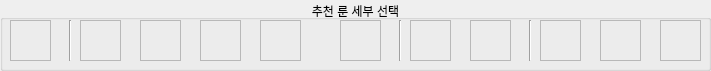
   <widget class="QGroupBox" name="groupBox_8">
    <property name="geometry">
     <rect>
      <x>10</x>
      <y>510</y>
      <width>711</width>
      <height>71</height>
     </rect>
    </property>
    <property name="title">
     <string>추천 룬 세부 선택</string>
    </property>
    <property name="alignment">
     <set>Qt::AlignCenter</set>
    </property>
    <widget class="QLabel" name="det_lune_1">
     <property name="geometry">
      <rect>
       <x>10</x>
       <y>20</y>
       <width>41</width>
       <height>41</height>
      </rect>
     </property>
     <property name="frameShape">
      <enum>QFrame::StyledPanel</enum>
     </property>
     <property name="text">
      <string/>
     </property>
    </widget>
    <widget class="QLabel" name="det_lune_2">
     <property name="geometry">
      <rect>
       <x>80</x>
       <y>20</y>
       <width>41</width>
       <height>41</height>
      </rect>
     </property>
     <property name="frameShape">
      <enum>QFrame::StyledPanel</enum>
     </property>
     <property name="text">
      <string/>
     </property>
    </widget>
    <widget class="QLabel" name="det_lune_3">
     <property name="geometry">
      <rect>
       <x>140</x>
       <y>20</y>
       <width>41</width>
       <height>41</height>
      </rect>
     </property>
     <property name="frameShape">
      <enum>QFrame::StyledPanel</enum>
     </property>
     <property name="text">
      <string/>
     </property>
    </widget>
    <widget class="QLabel" name="det_lune_4">
     <property name="geometry">
      <rect>
       <x>200</x>
       <y>20</y>
       <width>41</width>
       <height>41</height>
      </rect>
     </property>
     <property name="frameShape">
      <enum>QFrame::StyledPanel</enum>
     </property>
     <property name="text">
      <string/>
     </property>
    </widget>
    <widget class="QLabel" name="det_lune_5">
     <property name="geometry">
      <rect>
       <x>260</x>
       <y>20</y>
       <width>41</width>
       <height>41</height>
      </rect>
     </property>
     <property name="frameShape">
      <enum>QFrame::StyledPanel</enum>
     </property>
     <property name="text">
      <string/>
     </property>
    </widget>
    <widget class="QLabel" name="det_lune_6">
     <property name="geometry">
      <rect>
       <x>340</x>
       <y>20</y>
       <width>41</width>
       <height>41</height>
      </rect>
     </property>
     <property name="frameShape">
      <enum>QFrame::StyledPanel</enum>
     </property>
     <property name="text">
      <string/>
     </property>
    </widget>
    <widget class="QLabel" name="det_lune_7">
     <property name="geometry">
      <rect>
       <x>410</x>
       <y>20</y>
       <width>41</width>
       <height>41</height>
      </rect>
     </property>
     <property name="frameShape">
      <enum>QFrame::StyledPanel</enum>
     </property>
     <property name="text">
      <string/>
     </property>
    </widget>
    <widget class="QLabel" name="det_lune_8">
     <property name="geometry">
      <rect>
       <x>470</x>
       <y>20</y>
       <width>41</width>
       <height>41</height>
      </rect>
     </property>
     <property name="frameShape">
      <enum>QFrame::StyledPanel</enum>
     </property>
     <property name="text">
      <string/>
     </property>
    </widget>
    <widget class="QLabel" name="det_lune_9">
     <property name="geometry">
      <rect>
       <x>540</x>
       <y>20</y>
       <width>41</width>
       <height>41</height>
      </rect>
     </property>
     <property name="frameShape">
      <enum>QFrame::StyledPanel</enum>
     </property>
     <property name="text">
      <string/>
     </property>
    </widget>
    <widget class="QLabel" name="det_lune_10">
     <property name="geometry">
      <rect>
       <x>600</x>
       <y>20</y>
       <width>41</width>
       <height>41</height>
      </rect>
     </property>
     <property name="frameShape">
      <enum>QFrame::StyledPanel</enum>
     </property>
     <property name="text">
      <string/>
     </property>
    </widget>
    <widget class="QLabel" name="det_lune_11">
     <property name="geometry">
      <rect>
       <x>660</x>
       <y>20</y>
       <width>41</width>
       <height>41</height>
      </rect>
     </property>
     <property name="frameShape">
      <enum>QFrame::StyledPanel</enum>
     </property>
     <property name="text">
      <string/>
     </property>
    </widget>
    <widget class="Line" name="line_2">
     <property name="geometry">
      <rect>
       <x>60</x>
       <y>20</y>
       <width>21</width>
       <height>41</height>
      </rect>
     </property>
     <property name="orientation">
      <enum>Qt::Vertical</enum>
     </property>
    </widget>
    <widget class="Line" name="line_4">
     <property name="geometry">
      <rect>
       <x>390</x>
       <y>20</y>
       <width>21</width>
       <height>41</height>
      </rect>
     </property>
     <property name="orientation">
      <enum>Qt::Vertical</enum>
     </property>
    </widget>
    <widget class="Line" name="line_5">
     <property name="geometry">
      <rect>
       <x>520</x>
       <y>20</y>
       <width>21</width>
       <height>41</height>
      </rect>
     </property>
     <property name="orientation">
      <enum>Qt::Vertical</enum>
     </property>
    </widget>
   </widget>
